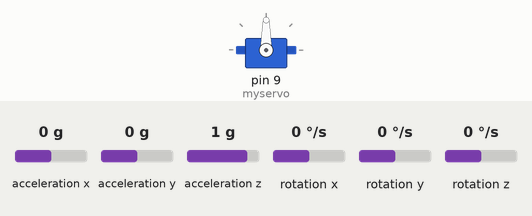
This sketch was run on a simulated Arduino Uno, built with avr-gcc and run on an emulated ATmega328P. Shown: servo. Inputs (shaded band) come from the test bench; at power-on: rotation y 0 °/s, acceleration x 0 g, acceleration y 0 g, acceleration z 1 g, rotation x 0 °/s, rotation z 0 °/s. What the sketch prints to the serial monitor is not drawn.

Above: at 1.2 s.
1.3 s: rotation y set to 50 °/s
4.3 s: rotation y set to 59 °/s
At 4.45 s:
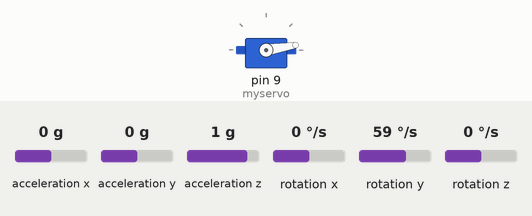
7.3 s: rotation y set to -51 °/s
At 7.3 s:
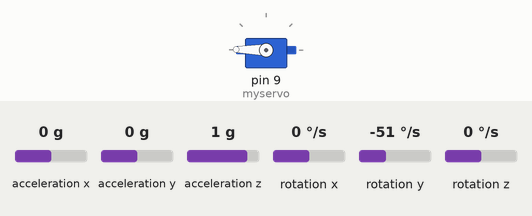
8.8 s: rotation y set to -58 °/s
At 9.57 s:
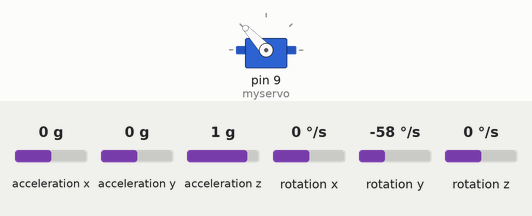
Timing chart, 0 to 12.8 s (numbered marks = the images above; inputs shaded):
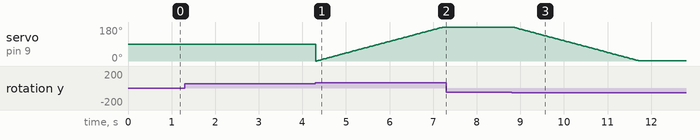

The sketch:

MPU6050_gyro_simple_DC_control.ino
```cpp
/*
    MPU6050 Triple Axis Gyroscope & Accelerometer. Simple Gyroscope Example.
    Read more: http://www.jarzebski.pl/arduino/czujniki-i-sensory/3-osiowy-zyroskop-i-akcelerometr-mpu6050.html
    GIT: https://github.com/jarzebski/Arduino-MPU6050
    Web: http://www.jarzebski.pl
    (c) 2014 by Korneliusz Jarzebski
*/

#include <Wire.h>
#include <MPU6050.h>
#include <Servo.h>

Servo myservo;  // create servo object to control a servo
// twelve servo objects can be created on most boards

int pos = 0;    // variable to store the servo position
int previousPos=0;


MPU6050 mpu;

void setup()
{
  Serial.begin(115200);

  // Initialize MPU6050
  Serial.println("Initialize MPU6050");
  while(!mpu.begin(MPU6050_SCALE_2000DPS, MPU6050_RANGE_2G))
  {
    Serial.println("Could not find a valid MPU6050 sensor, check wiring!");
    delay(500);
  }

  // If you want, you can set gyroscope offsets
  // mpu.setGyroOffsetX(155);
  // mpu.setGyroOffsetY(15);
  // mpu.setGyroOffsetZ(15);

  // Calibrate gyroscope. The calibration must be at rest.
  // If you don't want calibrate, comment this line.
  mpu.calibrateGyro();

  // Set threshold sensivty. Default 3.
  // If you don't want use threshold, comment this line or set 0.
  mpu.setThreshold(3);

  // Check settings
  checkSettings();
  myservo.attach(9);  // attaches the servo on pin 9 to the servo object
}

void checkSettings()
{
  Serial.println();

  Serial.print(" * Sleep Mode:        ");
  Serial.println(mpu.getSleepEnabled() ? "Enabled" : "Disabled");

  Serial.print(" * Clock Source:      ");
  switch(mpu.getClockSource())
  {
    case MPU6050_CLOCK_KEEP_RESET:     Serial.println("Stops the clock and keeps the timing generator in reset"); break;
    case MPU6050_CLOCK_EXTERNAL_19MHZ: Serial.println("PLL with external 19.2MHz reference"); break;
    case MPU6050_CLOCK_EXTERNAL_32KHZ: Serial.println("PLL with external 32.768kHz reference"); break;
    case MPU6050_CLOCK_PLL_ZGYRO:      Serial.println("PLL with Z axis gyroscope reference"); break;
    case MPU6050_CLOCK_PLL_YGYRO:      Serial.println("PLL with Y axis gyroscope reference"); break;
    case MPU6050_CLOCK_PLL_XGYRO:      Serial.println("PLL with X axis gyroscope reference"); break;
    case MPU6050_CLOCK_INTERNAL_8MHZ:  Serial.println("Internal 8MHz oscillator"); break;
  }

  Serial.print(" * Gyroscope:         ");
  switch(mpu.getScale())
  {
    case MPU6050_SCALE_2000DPS:        Serial.println("2000 dps"); break;
    case MPU6050_SCALE_1000DPS:        Serial.println("1000 dps"); break;
    case MPU6050_SCALE_500DPS:         Serial.println("500 dps"); break;
    case MPU6050_SCALE_250DPS:         Serial.println("250 dps"); break;
  }

  Serial.print(" * Gyroscope offsets: ");
  Serial.print(mpu.getGyroOffsetX());
  Serial.print(" / ");
  Serial.print(mpu.getGyroOffsetY());
  Serial.print(" / ");
  Serial.println(mpu.getGyroOffsetZ());

  Serial.println();
}
//Motor functions

// goes +5 degree
int turnUp(int previousPos){
    for (pos = previousPos; ((pos <= previousPos+5)&&(pos<180)); pos += 1) {
    // in steps of 1 degree
      myservo.write(pos);              // tell servo to go to position in variable 'pos'
      delay(15);
      Serial.println("pos:");
      Serial.println(pos);
  }
  previousPos=pos;//update latest position
  Serial.println("previousPos:");
  Serial.println(previousPos);

  return previousPos;
}

int turnDown(int previousPos){
    for (pos = previousPos; ((pos >= previousPos-5)&&(pos>0)); pos -= 1) {
    // in steps of 1 degree
      myservo.write(pos);              // tell servo to go to position in variable 'pos'
      delay(15);
      Serial.println("pos:");
      Serial.println(pos);
  }
  previousPos=pos;//update latest position
  Serial.println("previousPos:");
  Serial.println(previousPos);

  return previousPos;
}


void loop()
{
  Vector rawGyro = mpu.readRawGyro();
  Vector normGyro = mpu.readNormalizeGyro();

  Serial.print(" Xraw = ");
  Serial.print(rawGyro.XAxis);
  Serial.print(" Yraw = ");
  Serial.print(rawGyro.YAxis);
  Serial.print(" Zraw = ");
  Serial.println(rawGyro.ZAxis);
/*
  Serial.print(" Xnorm = ");
  Serial.print(normGyro.XAxis);
  Serial.print(" Ynorm = ");
  Serial.print(normGyro.YAxis);
  Serial.print(" Znorm = ");
  Serial.println(normGyro.ZAxis);
  */


  if(rawGyro.YAxis>900)
    previousPos=turnUp(previousPos);
  //if x-axis<-200, turn down
  if(rawGyro.YAxis<-900)
    previousPos=turnDown(previousPos);


}
```

Measured:
- the behaviour switches between 54 and 55 °/s on rotation y (found by bisection; images 0 and 1)
- the behaviour switches between -54 and -55 °/s on rotation y (found by bisection; images 2 and 3)
